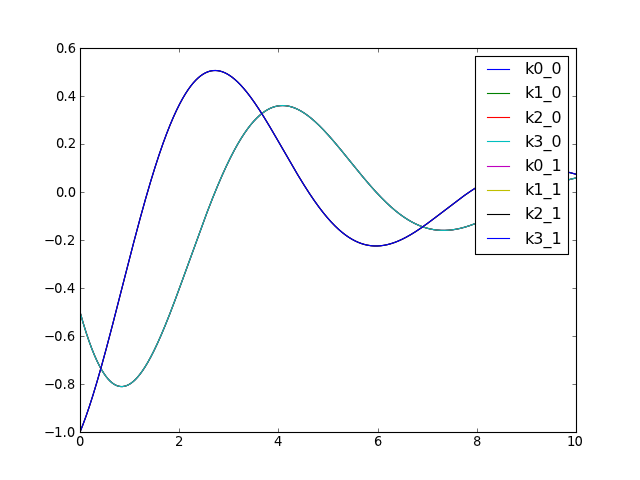

Here is the Python script that generated this plot:
from lode_rk4 import LinearODERK4

lode = LinearODERK4(num_s=10000, num_d=2, _cmemsubsets_debug=True)
lode.x[0] = [1, 0]  # access c-member "VAR" via lode.VAR
lode.a = [[-0.5, 1], [-1, 0]]
lode.run(level='debug')

import pylab
lode.plot_k()
pylab.show()
